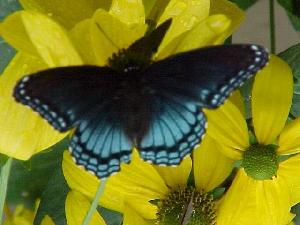
%> input picture phog(Pyramid HOG)描述子/image_0058.jpg, 300 x 225 px
$ octave anna_phog_demo.m   (GNU Octave 9; MATLAB toolbox functions it lacks are replaced by stand-ins)
%> lines starting %> are read from the running program, lines starting %| are printed output that depends on the picture
### phog(Pyramid HOG)描述子/anna_phog.m
function p = anna_phog(I,bin,angle,L,roi)
%> called with I = 'image_0058.jpg', bin = 8, angle = 360, L = 3, roi = [1; 225; 1; 300]
% anna_PHOG Computes Pyramid Histogram of Oriented Gradient over a ROI.
%
% [BH, BV] = anna_PHOG(I,BIN,ANGLE,L,ROI) computes phog descriptor over a ROI.
%
% Given and image I, phog computes the Pyramid Histogram of Oriented Gradients
% over L pyramid levels and over a Region Of Interest

%IN:
%	I - Images of size MxN (Color or Gray)
%	bin - Number of bins on the histogram
%	angle - 180 or 360
%   L - number of pyramid levels
%   roi - Region Of Interest (ytop,ybottom,xleft,xright)
%
%OUT:
%	p - pyramid histogram of oriented gradients

Img = imread(I);
%> Img is the input picture: size 225x300x3 uint8; mean R, G, B 115.4, 116.9, 32.1
if size(Img,3) == 3
    G = rgb2gray(Img);
else
    G = Img;
end
bh = [];
bv = [];

if sum(sum(G))>100
    E = edge(G,'canny');
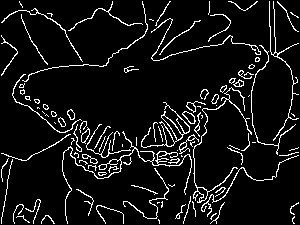
%> E: size 225x300 logical; 7.8% white in thin lines or dots
    [GradientX,GradientY] = gradient(double(G));
    GradientYY = gradient(GradientY);
    Gr = sqrt((GradientX.*GradientX)+(GradientY.*GradientY));

    index = GradientX == 0;
%> index: size 225x300 logical; 6.6% white in thin lines or dots
    GradientX(index) = 1e-5;
%> GradientX: size 225x300 double; min -91.5, max 68, mean -0.1; mean of the top-left, top-right, bottom-left and bottom-right quarters -0.6, 0.2, -0.2, 0.2

    YX = GradientY./GradientX;
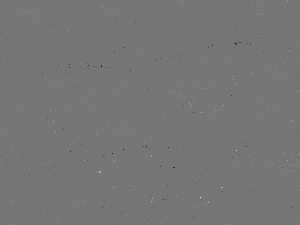
%> YX: size 225x300 double; min -5000000, max 5750000, mean -471.1; drawn with min black and max white
    if angle == 180, A = ((atan(YX)+(pi/2))*180)/pi; end
    if angle == 360, A = ((atan2(GradientY,GradientX)+pi)*180)/pi; end
%> after `A = ((atan2(GradientY,GradientX)+pi)*180)/pi`:
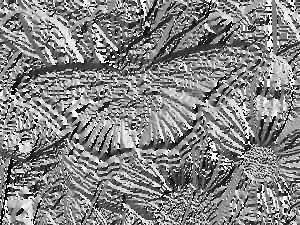
%> A: size 225x300 double; min 0.401, max 360, mean 188.1; drawn with min black and max white

    [bh bv] = anna_binMatrix(A,E,Gr,angle,bin);
else
    bh = zeros(size(I,1),size(I,2));
    bv = zeros(size(I,1),size(I,2));
end

bh_roi = bh(roi(1,1):roi(2,1),roi(3,1):roi(4,1));
bv_roi = bv(roi(1,1):roi(2,1),roi(3,1):roi(4,1));
p = anna_phogDescriptor(bh_roi,bv_roi,L,bin);
s = sprintf('%s.txt',I);
dlmwrite(s,p);

### phog(Pyramid HOG)描述子/anna_binMatrix.m
function [bm bv] = anna_BinMatrix(A,E,G,angle,bin)
%> called with angle = 360, bin = 8
% anna_BINMATRIX Computes a Matrix (bm) with the same size of the image where
% (i,j) position contains the histogram value for the pixel at position (i,j)
% and another matrix (bv) where the position (i,j) contains the gradient
% value for the pixel at position (i,j)
%
%IN:
%	A - Matrix containing the angle values
%	E - Edge Image
%   G - Matrix containing the gradient values
%	angle - 180 or 360%
%   bin - Number of bins on the histogram
%	angle - 180 or 360
%OUT:
%	bm - matrix with the histogram values
%   bv - matrix with the graident values (only for the pixels belonging to
%   and edge)

[contorns,n] = bwlabel(E);
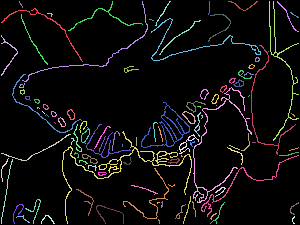
%> contorns: size 225x300 double; 107 distinct labels, from 0 to 106; one colour per label, 0 black
%> n = 106
X = size(E,2);
%> X = 300
Y = size(E,1);
%> Y = 225
bm = zeros(Y,X);
bv = zeros(Y,X);

nAngle = angle/bin;

for i=1:n
    [posY,posX] = find(contorns==i);
    for j=1:size(posY,1)
        pos_x = posX(j,1);
        pos_y = posY(j,1);

        b = ceil(A(pos_y,pos_x)/nAngle);
        if b==0, bin= 1; end
        if G(pos_y,pos_x)>0
            bm(pos_y,pos_x) = b;
            bv(pos_y,pos_x) = G(pos_y,pos_x);
        end
    end
end
%> this loop made 106 passes
%> (posY, posX) on passes 9, 10, 11, 17, 19: ([2; 3; 4; 5; 5; 6; 7; 8], [20; 20; 21; 21; 22; 22; 23; 23]), ([87; 88; 85; 86; 88; 85; 88; 85; 88; 86; 87; 88; 84; 85], [20; 20; 21; 21; 21; 22; 22; 23; 23; 24; 24; 24; 25; 25]), ([91; 92; 93; 94; 91; 94; 91; 95; 90; 91; 94; 91; 92; 93; 94], [21; 21; 21; 21; 22; 22; 23; 23; 24; 24; 24; 25; 25; 25; 25]), ([108; 109; 108; 109], [38; 38; 39; 40]), ([112; 113; 114], [43; 44; 45])
%> posX on passes 14, 34: [26; 26; 26; 27; 27; 27; 28; 28; 29; 29; 30; 30; 30; 30; 31], [80; 80; 80; 81; 82; 83; 84; 85; 86; 86; 86; 87; 87; 88]
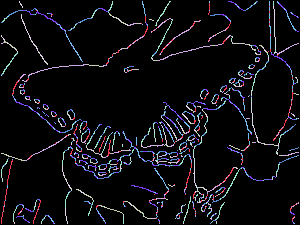
%> bm: size 225x300 double; 9 distinct labels, from 0 to 8; one colour per label, 0 black
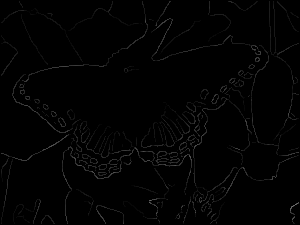
%> bv: size 225x300 double; min 0, max 119.8, mean 2.5
%> after the loop, bin = 8

### phog(Pyramid HOG)描述子/anna_phogDescriptor.m
function p = anna_PhogDescriptor(bh,bv,L,bin)
%> called with L = 3, bin = 8
% anna_PHOGDESCRIPTOR Computes Pyramid Histogram of Oriented Gradient over a ROI.
%
%IN:
%	bh - matrix of bin histogram values
%	bv - matrix of gradient values
%   L - number of pyramid levels
%   bin - number of bins
%
%OUT:
%	p - pyramid histogram of oriented gradients (phog descriptor)

p = [];
%level 0
for b=1:bin
    ind = bh==b;
    p = [p;sum(bv(ind))];
end
%> this loop made 8 passes
%> p on passes 1 to 7: 20657.5, [20657.5; 27255], [20657.5; 27255; 13929], [20657.5; 27255; 13929; 16052.5], [20657.5; 27255; 13929; 16052.5; 26654.6], [20657.5; 27255; 13929; 16052.5; 26654.6; 21108.4], [20657.5; 27255; 13929; 16052.5; 26654.6; 21108.4; 19542]
%> pass 3, in anna_PhogDescriptor, `ind = bh==b;`:
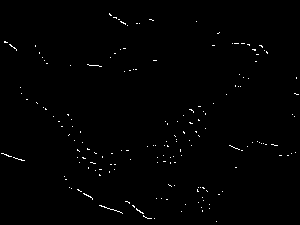
%> ind: size 225x300 logical; 0.71% white in thin lines or dots

cella = 1;
for l=1:L
    x = fix(size(bh,2)/(2^l));
    y = fix(size(bh,1)/(2^l));
    xx=0;
    yy=0;
    while xx+x<=size(bh,2)
        while yy +y <=size(bh,1)
            bh_cella = [];
            bv_cella = [];

            bh_cella = bh(yy+1:yy+y,xx+1:xx+x);
            bv_cella = bv(yy+1:yy+y,xx+1:xx+x);

            for b=1:bin
                ind = bh_cella==b;
                p = [p;sum(bv_cella(ind))];
            end
            yy = yy+y;
        end
        cella = cella+1;
        yy = 0;
        xx = xx+x;
    end
end
%> after the loop, cella = 15; p = 680 values, max 27255 at index 2, min 0 at index 163, mean 976.3
if sum(p)~=0
    p = p/sum(p);
%> p = 680 values, max 0.0411 at index 2, min 0 at index 163, mean 0.00147
end

### phog(Pyramid HOG)描述子/anna_phog_demo.m
I = 'image_0058.jpg';
bin = 8;
angle = 360;
L=3;
roi = [1;225;1;300];
p = anna_phog(I,bin,angle,L,roi)
